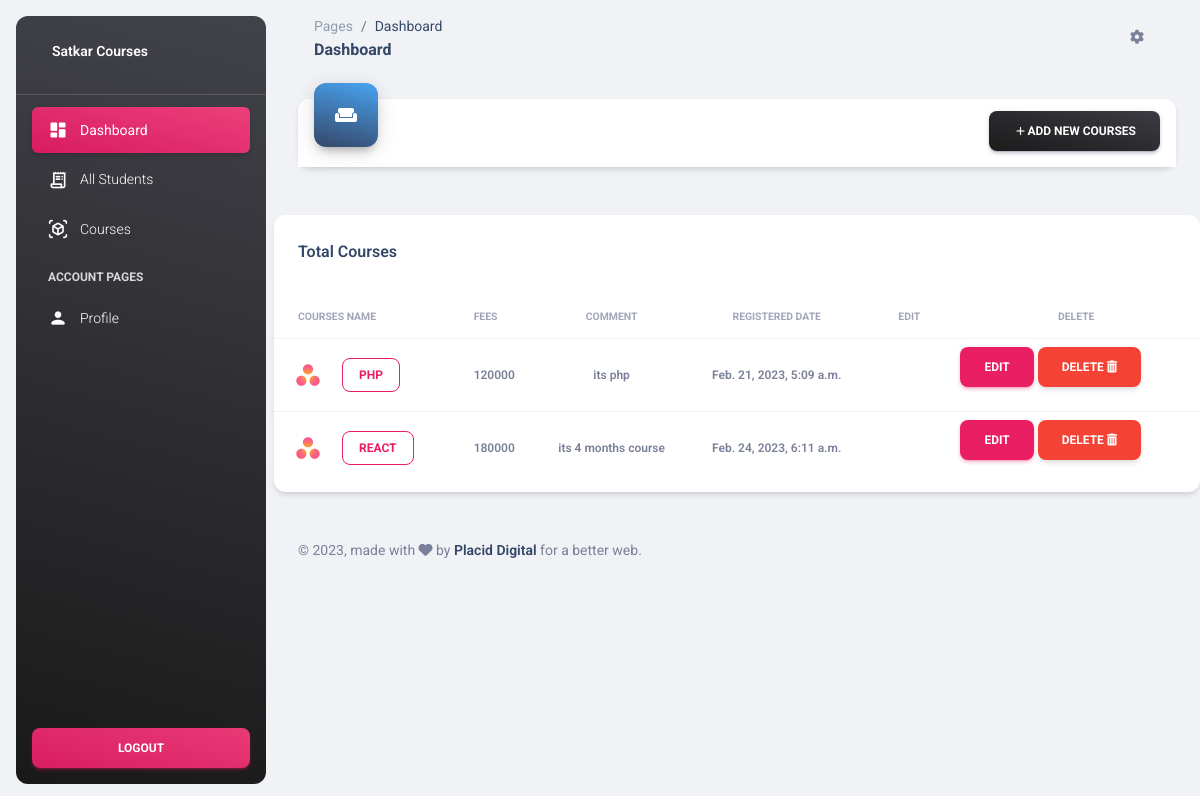
The app's page /courses/, older data.
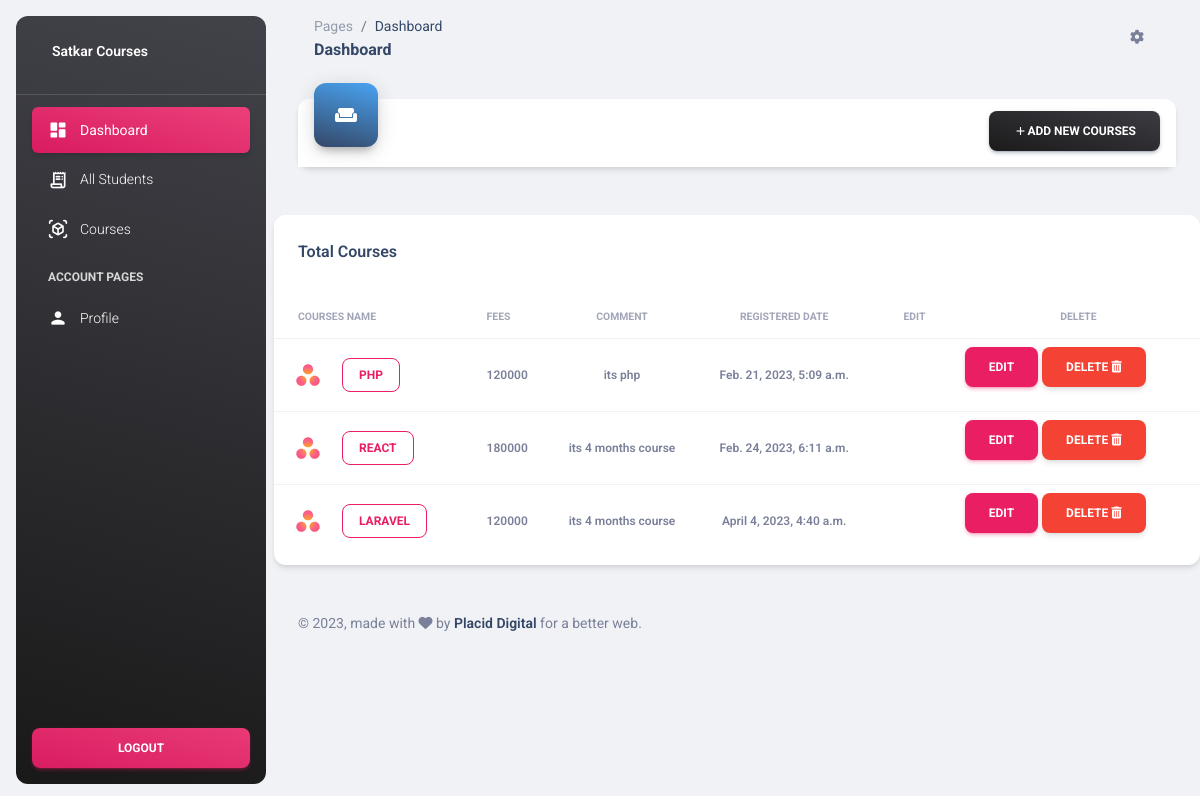
The same page, newer data.
### studmanagement/models.py (models this page shows)
class Addcourse(models.Model):
    course=models.CharField(max_length=100)
    fees=models.CharField(max_length=20000000)
    date=models.DateTimeField(auto_now_add=True)
    comment=models.CharField(max_length=100000000)

### studmanagement/views.py (the view)
# urls.py: path('courses/', views.courses),
def courses(request):
    data = Addcourse.objects.all()
    return render(request, 'courses.html', {'data': data})

### studmanagement/templates/courses.html (shortened to what the changed rows need)
 {% load static %}
<!DOCTYPE html>
<html lang="en">
<head>
  <link href="{% static 'css/nucleo-icons.css' %}" rel="stylesheet" />
  <link href="{% static 'css/nucleo-svg.css" rel="stylesheet' %}" />
  <link id="pagestyle" href="{% static 'css/material-dashboard.css' %}" rel="stylesheet" />
</head>
<body class="g-sidenav-show  bg-gray-200">
  <main class="main-content position-relative max-height-vh-100 h-100 border-radius-lg ">
      <div class="row mt-4 mb-4">
        <div class="col-lg-12 col-md-6 mb-md-0 mb-4">
          <div class="card">
            <div class="card-body px-0 pb-2">
              <div class="table-responsive">
                <table class="table align-items-center mb-0">
                  <thead>
                    <tr>
                      <th class="text-uppercase text-secondary text-xxs font-weight-bolder opacity-7">Courses Name</th>
                      <th class="text-uppercase text-secondary text-xxs font-weight-bolder opacity-7 ps-2">Fees
                      </th>
                      <th class="text-center text-uppercase text-secondary text-xxs font-weight-bolder opacity-7">
                        Comment</th>
                      <th class="text-center text-uppercase text-secondary text-xxs font-weight-bolder opacity-7">
                        Registered Date</th>
                        <th class="text-center text-uppercase text-secondary text-xxs font-weight-bolder opacity-7">
                          Edit</th>
                       <th class="text-center text-uppercase text-secondary text-xxs font-weight-bolder opacity-7">
                          Delete</th>
                    </tr>
                  </thead>
                  <tbody>
                    {% if data %}
                    {% for i in data %}
                    <tr>
                      <td>
                        <div class="d-flex px-2 py-1">
                          <div>
                            <img src="{% static '/img/small-logos/logo-asana.svg' %}" class="avatar avatar-sm me-3" alt="xd">
                          </div>
                          <div class="d-flex flex-column justify-content-center">
                            <a href="Courses_details.html" type="button"
                              class="btn btn-outline-primary btn-sm mb-0">{{i.course}}</a>
                          </div>
                        </div>
                      </td>
                      <td class="align-middle text-sm">
                        <span class="text-xs font-weight-bold">{{i.fees}}</span>
                      </td>
                      <td class="align-middle text-center text-sm">
                        <span class="text-xs font-weight-bold">{{i.comment}}</span>
                      </td>
                      <td class="text-center text-sm">
                        <span class="text-xs font-weight-bold">{{i.date}}</span>
                      </td>
                      <td>
                      <td><a href="/updateform/{{i.id}}/" id="edit" class="btn btn-primary">Edit</a>
                        <a href="{% url 'delete' i.pk %}" type="submit" id="edit" class="btn btn-danger shadow btn-xs sharp me-1"
                        data-bs-target="#delete" ... onclick="return confirm('Are you sure you want to delete this?') ">delete
                                                                                    <i class="fa fa-trash"></i>
                                                                                   </a>
                    </td>
                    </tr>
                    {% endfor %}
                    {% endif %}
                  </tbody>
                </table>
              </div>
            </div>
          </div>
        </div>
      </div>
  </main>
</body>
</html>

Row changes from the older to the newer data that the page shows:
added Addcourse: course "LARAVEL", fees "120000", comment "its 4 months course", date "April 4, 2023, 4:40 a.m."
